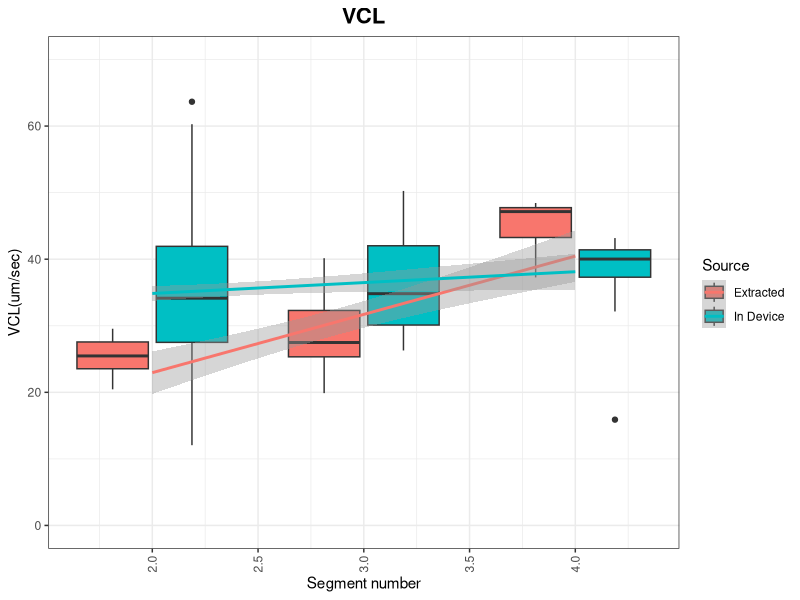
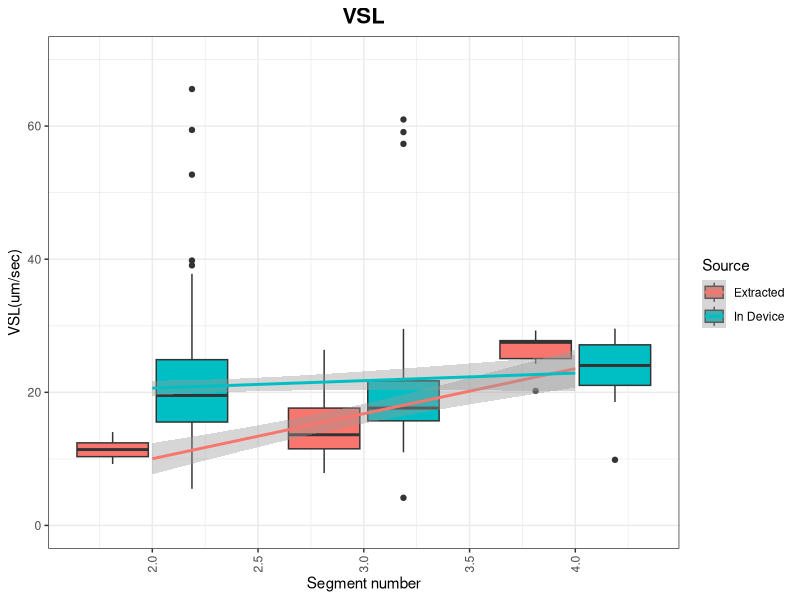
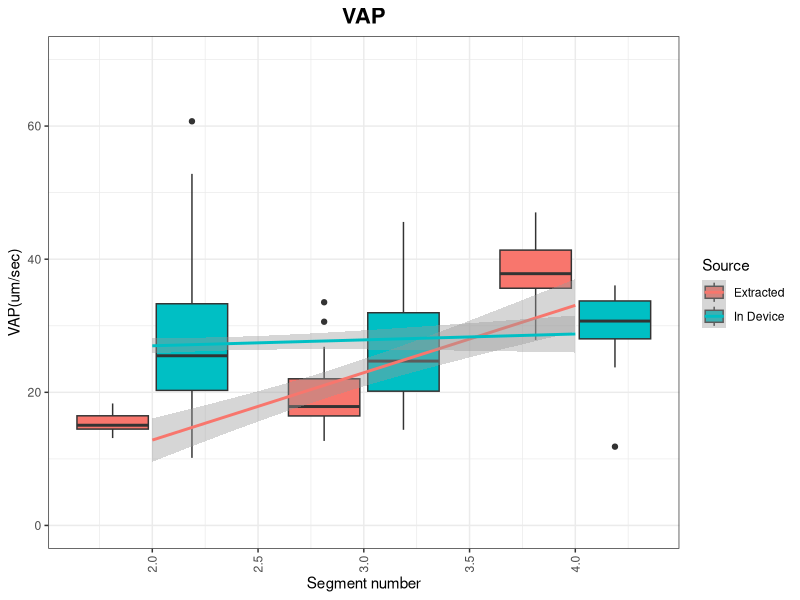
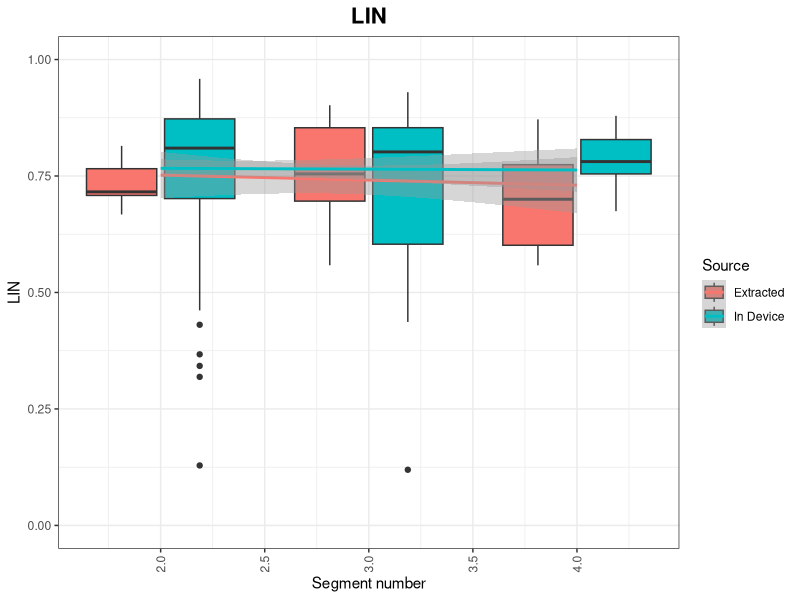
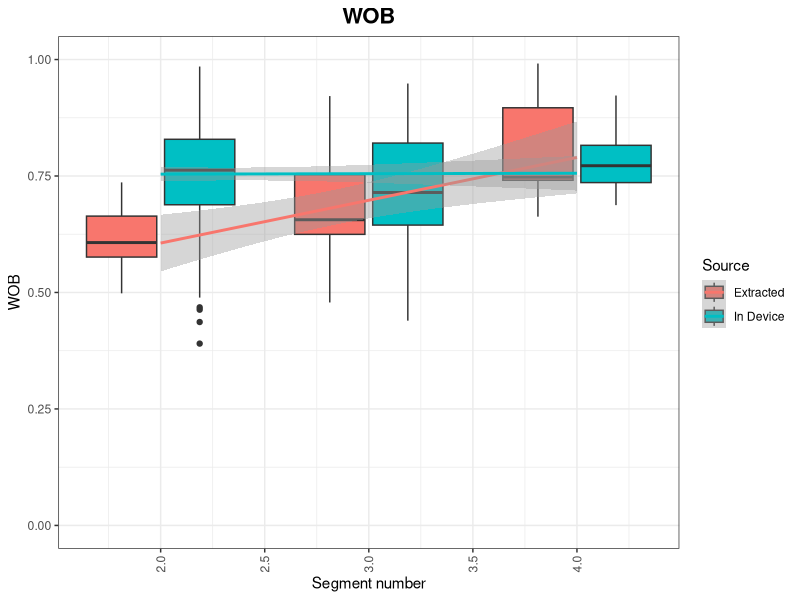

These charts were generated, in order, by the following R code:
library(ggplot2)
library(reshape2)
library(stringr)

## Reading Data into Workspace ##
data = read.table ('casa_paths_extracted.txt', sep = ' ') 
colnames (data) = c('name', 'empty' , 'VCL', 'VAP', 'VSL', 'LIN', 'WOB', 'PROG', 'BCF','segment') # Adds titles to columns
data$spermid = 1:nrow(data) # adds sperm ID to the table based on position number.
scale = 2.0
## Generating VCL Plots
mdata = melt(data, id.vars = c("name", "spermid", "segment"))
detailed = data
detailed$extracted = sapply(detailed$segment, function(x){return(str_extract(x, "[a-zA-Z]+"))})
detailed$segnum = sapply(detailed$segment, function(x){as.numeric(str_extract(x, "[0-9]+"))})
mdetailed = melt(detailed, id.vars = c("name", "segment", "spermid", "extracted", "segnum"))

mdetailed$prettyextracted = sapply(mdetailed$extracted, function(x) {
  if (x == "e") {
      return("Extracted")
  }
  if (x == "s") {
    return("In Device")
  }
  return(x)
})

g = ggplot(data = mdetailed[mdetailed$variable == "VCL" & mdetailed$segnum > 1.5 & mdetailed$extracted != "waste" & mdetailed$extracted != "ewaste" & mdetailed$extracted != "pure", ], aes(x=segnum, y=value)) + 
  geom_boxplot(aes(fill = prettyextracted, linetype = factor(segnum))) +
  scale_linetype_manual(values = c("solid", "solid", "solid", "solid", "solid", "solid"), guide="none") +
  theme_bw() +
  geom_smooth(method = "lm", aes(color = prettyextracted)) +
  theme(axis.text.x = element_text(angle = 90, vjust = 0.5, hjust = 1),plot.title=element_text(size = 16, face = "bold", hjust = 0.5)) +
  scale_x_continuous(name = "Segment number") +
  scale_y_continuous(name = "VCL(um/sec)",limits=c(0,70))+
  guides(fill=guide_legend(title="Source"),color=guide_legend(title="Source"))+
  ggtitle("VCL") 
 

pdf("VCL.pdf", height = 3 * scale, width = 4 * scale)
print(g)
dev.off()

## Generating VSL Plots

g = ggplot(data = mdetailed[mdetailed$variable == "VSL" & mdetailed$segnum > 1.5 & mdetailed$extracted != "waste" & mdetailed$extracted != "ewaste" & mdetailed$extracted != "pure", ], aes(x=segnum, y=value)) + 
  geom_boxplot(aes(fill = prettyextracted, linetype = factor(segnum))) +
  scale_linetype_manual(values = c("solid", "solid", "solid", "solid", "solid", "solid"), guide="none") +
  theme_bw() +
  geom_smooth(method = "lm", aes(color = prettyextracted)) +
  theme(axis.text.x = element_text(angle = 90, vjust = 0.5, hjust = 1),plot.title=element_text(size = 16, face = "bold", hjust = 0.5)) +
  scale_x_continuous(name = "Segment number") +
  scale_y_continuous(name = "VSL(um/sec)",limits=c(0,70))+
  guides(fill=guide_legend(title="Source"),color=guide_legend(title="Source"))+
  ggtitle("VSL") 

scale = 2.0
pdf("VSL.pdf", height = 3 * scale, width = 4 * scale)
print(g)
dev.off()

## Generating VAP Plots

g = ggplot(data = mdetailed[mdetailed$variable == "VAP" & mdetailed$segnum > 1.5 & mdetailed$extracted != "waste" & mdetailed$extracted != "ewaste" & mdetailed$extracted != "pure", ], aes(x=segnum, y=value)) + 
  geom_boxplot(aes(fill = prettyextracted, linetype = factor(segnum))) +
  scale_linetype_manual(values = c("solid", "solid", "solid", "solid", "solid", "solid"), guide="none") +
  theme_bw() +
  geom_smooth(method = "lm", aes(color = prettyextracted)) +
  theme(axis.text.x = element_text(angle = 90, vjust = 0.5, hjust = 1),plot.title=element_text(size = 16, face = "bold", hjust = 0.5)) +
  scale_x_continuous(name = "Segment number") +
  scale_y_continuous(name = "VAP(um/sec)",limits=c(0,70))+
  guides(fill=guide_legend(title="Source"),color=guide_legend(title="Source"))+
  ggtitle("VAP") 


pdf("VAP.pdf", height = 3 * scale, width = 4 * scale)
print(g)
dev.off()

## Generating LIN plots
g = ggplot(data = mdetailed[mdetailed$variable == "LIN" & mdetailed$segnum > 1.5 & mdetailed$extracted != "waste" & mdetailed$extracted != "ewaste" & mdetailed$extracted != "pure", ], aes(x=segnum, y=value)) + 
  geom_boxplot(aes(fill = prettyextracted, linetype = factor(segnum))) +
  scale_linetype_manual(values = c("solid", "solid", "solid", "solid", "solid", "solid"), guide="none") +
  theme_bw() +
  geom_smooth(method = "lm", aes(color = prettyextracted)) +
  theme(axis.text.x = element_text(angle = 90, vjust = 0.5, hjust = 1),plot.title=element_text(size = 16, face = "bold", hjust = 0.5)) +
  scale_x_continuous(name = "Segment number") +
  scale_y_continuous(name = "LIN",limits=c(0,1))+
  guides(fill=guide_legend(title="Source"),color=guide_legend(title="Source"))+
  ggtitle("LIN") 


pdf("LIN.pdf", height = 3 * scale, width = 4 * scale)
print(g)
dev.off()

## Generating WOB plots
g = ggplot(data = mdetailed[mdetailed$variable == "WOB" & mdetailed$segnum > 1.5 & mdetailed$extracted != "waste" & mdetailed$extracted != "ewaste" & mdetailed$extracted != "pure", ], aes(x=segnum, y=value)) + 
  geom_boxplot(aes(fill = prettyextracted, linetype = factor(segnum))) +
  scale_linetype_manual(values = c("solid", "solid", "solid", "solid", "solid", "solid"), guide="none") +
  theme_bw() +
  geom_smooth(method = "lm", aes(color = prettyextracted)) +
  theme(axis.text.x = element_text(angle = 90, vjust = 0.5, hjust = 1),plot.title=element_text(size = 16, face = "bold", hjust = 0.5)) +
  scale_x_continuous(name = "Segment number") +
  scale_y_continuous(name = "WOB",limits=c(0,1))+
  guides(fill=guide_legend(title="Source"),color=guide_legend(title="Source"))+
  ggtitle("WOB") 


pdf("WOB.pdf", height = 3 * scale, width = 4 * scale)
print(g)
dev.off()
  
  
